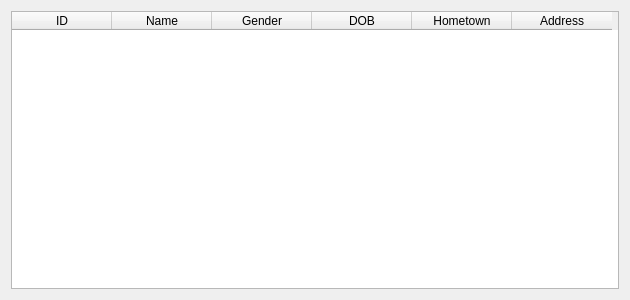
<?xml version="1.0" encoding="UTF-8"?>
<ui version="4.0">
 <class>StuSubWindow</class>
 <widget class="QWidget" name="StuSubWindow">
  <property name="geometry">
   <rect>
    <x>0</x>
    <y>0</y>
    <width>630</width>
    <height>300</height>
   </rect>
  </property>
  <property name="windowTitle">
   <string>Form</string>
  </property>
  <layout class="QGridLayout" name="gridLayout">
   <item row="0" column="0">
    <widget class="QTableWidget" name="tableWidget">
     <column>
      <property name="text">
       <string>ID</string>
      </property>
     </column>
     <column>
      <property name="text">
       <string>Name</string>
      </property>
     </column>
     <column>
      <property name="text">
       <string>Gender</string>
      </property>
     </column>
     <column>
      <property name="text">
       <string>DOB</string>
      </property>
     </column>
     <column>
      <property name="text">
       <string>Hometown</string>
      </property>
     </column>
     <column>
      <property name="text">
       <string>Address</string>
      </property>
     </column>
    </widget>
   </item>
  </layout>
 </widget>
 <resources/>
 <connections/>
</ui>
